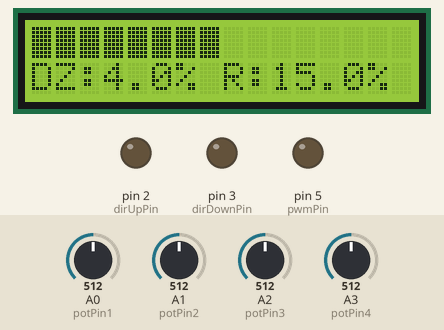
Simulated run of this sketch. Board: Arduino Uno, built with avr-gcc and run on an emulated ATmega328P. On the bench: 16×2 character LCD, output pins drawn as LEDs (lit = HIGH). The test bench sets the inputs (shaded band); at power-on: A0 (potPin1) = 512, A3 (potPin4) = 512, A1 (potPin2) = 512, A2 (potPin3) = 512.

Above: at 1.3 s.
1.4 s: A0 (potPin1) set to 541
At 2.5 s:
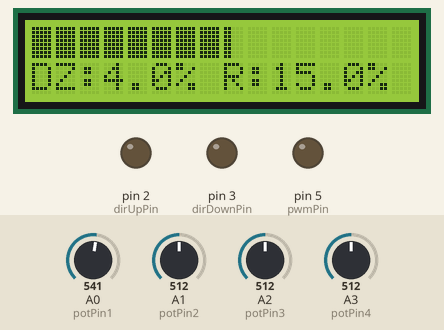
2.9 s: A0 (potPin1) set to 553
At 3.7 s:
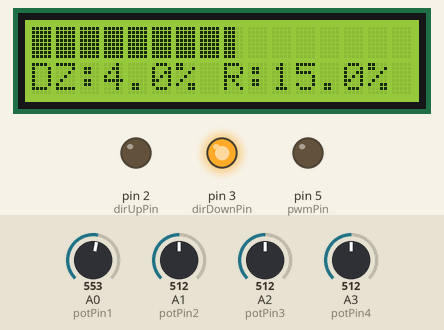
4.4 s: A3 (potPin4) set to 143
At 4.8 s:
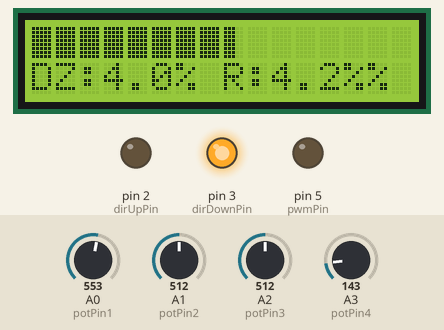
5.9 s: A3 (potPin4) set to 131
At 7.1 s:
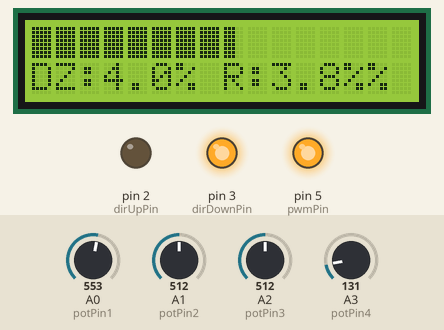
7.4 s: A0 (potPin1) set to 306
At 8.4 s:
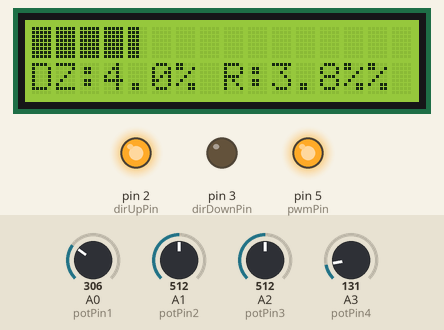
8.9 s: A3 (potPin4) set to 671
At 9.6 s:
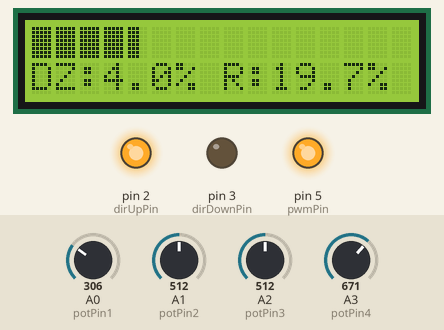
10.4 s: A3 (potPin4) set to 702
Timing chart, 0 to 12.9 s (numbered marks = the images above; inputs shaded):
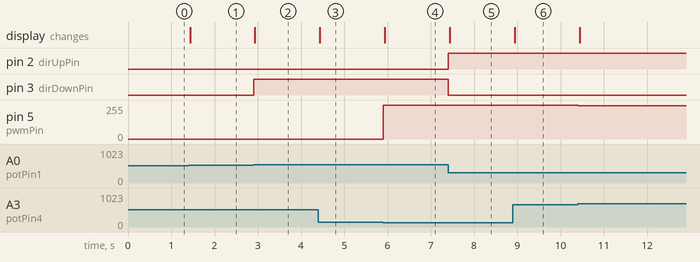

The sketch:

Jelousie_controll.ino
```cpp
#include <Wire.h>
#include <LiquidCrystal_I2C.h>

LiquidCrystal_I2C lcd(0x27, 16, 2);

// Piny
const int potPin1 = A0; // potencjometr główny
const int potPin2 = A1; // porównawczy
const int potPin3 = A2; // ustawienie DEADZONE
const int potPin4 = A3; // ustawienie RAMP
const int dirUpPin = 2;
const int dirDownPin = 3;
const int pwmPin = 5; // PWM (analogWrite na pinie PWM)

// Zmienne dynamiczne
float DEADZONE_PERCENT = 3.0;
float PWM_RAMP_PERCENT = 15.0;

// Pomocnicze
unsigned long lastUpdateTime = 0;
const unsigned long updateInterval = 50;

byte barChars[5][8] = {
  {B10000, B10000, B10000, B10000, B10000, B10000, B10000, B10000},
  {B11000, B11000, B11000, B11000, B11000, B11000, B11000, B11000},
  {B11100, B11100, B11100, B11100, B11100, B11100, B11100, B11100},
  {B11110, B11110, B11110, B11110, B11110, B11110, B11110, B11110},
  {B11111, B11111, B11111, B11111, B11111, B11111, B11111, B11111}
};

void setup() {
  lcd.begin();
  lcd.setBacklight(1);
  lcd.clear();

  for (int i = 0; i < 5; i++) {
    lcd.createChar(i, barChars[i]);
  }

  pinMode(dirUpPin, OUTPUT);
  pinMode(dirDownPin, OUTPUT);
}

void drawBar(int value, int row) {
  int steps = map(value, 0, 1023, 0, 80); // 16 * 5
  int fullChars = steps / 5;
  int rem = steps % 5;

  lcd.setCursor(0, row);
  for (int i = 0; i < 16; i++) {
    if (i < fullChars) lcd.write(byte(4));
    else if (i == fullChars && rem > 0) lcd.write(byte(rem - 1));
    else lcd.print(" ");
  }
}

void loop() {
  if (millis() - lastUpdateTime >= updateInterval) {
    lastUpdateTime = millis();

    int val1 = analogRead(potPin1);
    int val2 = analogRead(potPin2);
    int setDead = analogRead(potPin3);
    int setRamp = analogRead(potPin4);

    DEADZONE_PERCENT = map(setDead, 0, 1023, 100, 700) / 100.0; // 1.0–7.0%
    PWM_RAMP_PERCENT = map(setRamp, 0, 1023, 0, 3000) / 100.0;  // 0.0–30.0%

    float diff = val2 - val1;
    float diffAbs = abs(diff);
    float diffPercent = (diffAbs / 1023.0) * 100.0;
    byte pwmOut = 0;

    if (diffPercent < DEADZONE_PERCENT) {
      digitalWrite(dirUpPin, LOW);
      digitalWrite(dirDownPin, LOW);
      pwmOut = 0;
    } else {
      if (diff > 0) {
        digitalWrite(dirUpPin, HIGH);
        digitalWrite(dirDownPin, LOW);
      } else {
        digitalWrite(dirUpPin, LOW);
        digitalWrite(dirDownPin, HIGH);
      }

      if (diffPercent < PWM_RAMP_PERCENT) {
        pwmOut = map(diffPercent * 100, DEADZONE_PERCENT * 100, PWM_RAMP_PERCENT * 100, 0, 255);
        pwmOut = constrain(pwmOut, 0, 255);
      } else {
        pwmOut = 255;
      }
    }

    analogWrite(pwmPin, pwmOut);

    // Ekran LCD
    drawBar(val1, 0); // drawbar pozycji
    lcd.setCursor(0, 1);
    lcd.print("DZ:");
    lcd.print(DEADZONE_PERCENT, 1);
    lcd.print("% R:");
    lcd.print(PWM_RAMP_PERCENT, 1);
    lcd.print("%");
  }
}
```

Measured:
- the behaviour switches between 552 and 553 on A0 (potPin1) (found by bisection; images 1 and 2)
- the behaviour switches between 137 and 136 on A3 (potPin4) (found by bisection; images 3 and 4)
- after the input at 1.4 s, the display: changes at once (image 1)
- after the input at 2.9 s, pin 3 (dirDownPin): LOW → HIGH at once; the display: changes at once (image 2)
- after the input at 4.4 s, the display: changes at once (image 3)
- after the input at 5.9 s, pin 5 (pwmPin): 0/255 → 255/255 at once; the display: changes at once (image 4)
- after the input at 7.4 s, pin 2 (dirUpPin): LOW → HIGH at once; pin 3 (dirDownPin): HIGH → LOW at once; the display: changes at once (image 5)
- after the input at 8.9 s, the display: changes at once (image 6)
- after the input at 10.4 s, pin 5 (pwmPin): 255/255 → 248/255 at once
